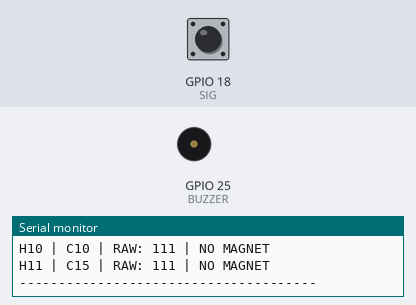
This sketch was run on a simulated ESP32. Parts: buzzer (waves = sounding, pin HIGH), the last lines printed to the serial monitor. Inputs (shaded band) come from the test bench; at power-on: GPIO 18 (SIG) HIGH. Pins used as bus, display or sensor lines are not drawn.

Above: at 2.2 s.
2.3 s: GPIO 18 (SIG) pulled LOW for 0.15 s
At 2.41 s:
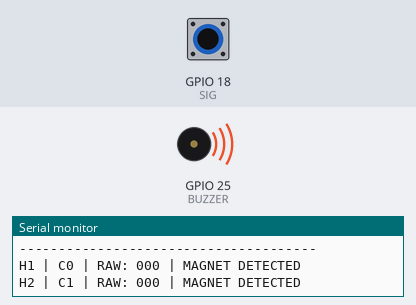
Timing chart, 0 to 5.3 s (numbered marks = the images above; inputs shaded):
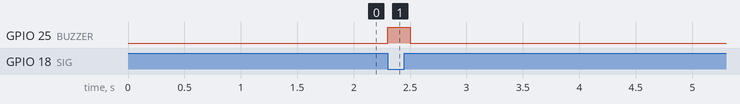

The sketch:

code.ino
```cpp
// =====================================================
// ESP32 + 74HC4067 + 11 A3144 HALL SENSORS + BUZZER
// Channels: C0-C8, C10, C15
// =====================================================

#define S0 4
#define S1 5
#define S2 16
#define S3 17
#define SIG 18

#define BUZZER 25

// Your exact channels
const int hallChannels[11] = {
  0, 1, 2, 3, 4,
  5, 6, 7, 8,
  10, 15
};

// Stores previous state of each Hall sensor
int previousState[11] = {
  HIGH, HIGH, HIGH, HIGH, HIGH,
  HIGH, HIGH, HIGH, HIGH,
  HIGH, HIGH
};

void selectChannel(int channel)
{
  digitalWrite(S0, (channel >> 0) & 1);
  digitalWrite(S1, (channel >> 1) & 1);
  digitalWrite(S2, (channel >> 2) & 1);
  digitalWrite(S3, (channel >> 3) & 1);

  // Give multiplexer time to settle
  delayMicroseconds(500);
}

void beep()
{
  digitalWrite(BUZZER, HIGH);
  delay(100);
  digitalWrite(BUZZER, LOW);
}

void setup()
{
  Serial.begin(115200);

  pinMode(S0, OUTPUT);
  pinMode(S1, OUTPUT);
  pinMode(S2, OUTPUT);
  pinMode(S3, OUTPUT);

  // Hall sensor signal
  pinMode(SIG, INPUT_PULLUP);

  // Buzzer
  pinMode(BUZZER, OUTPUT);
  digitalWrite(BUZZER, LOW);

  Serial.println();
  Serial.println("======================================");
  Serial.println("   HERITAGE CORE HALL TEST");
  Serial.println("   ESP32 + 74HC4067 + 11 HALL");
  Serial.println("   BUZZER ENABLED");
  Serial.println("======================================");
  Serial.println();

  delay(1000);
}

void loop()
{
  for (int i = 0; i < 11; i++)
  {
    int channel = hallChannels[i];

    selectChannel(channel);

    // Read several times for stability
    int reading1 = digitalRead(SIG);
    delayMicroseconds(100);
    int reading2 = digitalRead(SIG);
    delayMicroseconds(100);
    int reading3 = digitalRead(SIG);

    // Majority decision
    int state;

    if (reading1 + reading2 + reading3 >= 2)
      state = HIGH;
    else
      state = LOW;

    Serial.print("H");
    Serial.print(i + 1);

    Serial.print(" | C");
    Serial.print(channel);

    Serial.print(" | RAW: ");
    Serial.print(reading1);
    Serial.print(reading2);
    Serial.print(reading3);

    Serial.print(" | ");

    if (state == LOW)
    {
      Serial.println("MAGNET DETECTED");

      // Beep only when magnet is newly detected
      if (previousState[i] == HIGH)
      {
        beep();
      }
    }
    else
    {
      Serial.println("NO MAGNET");
    }

    // Save current state
    previousState[i] = state;
  }

  Serial.println("--------------------------------------");

  delay(100);
}
```

Measured:
- after the input at 2.3 s, GPIO 25 (BUZZER): LOW → HIGH at once, → LOW 0.20 s later
